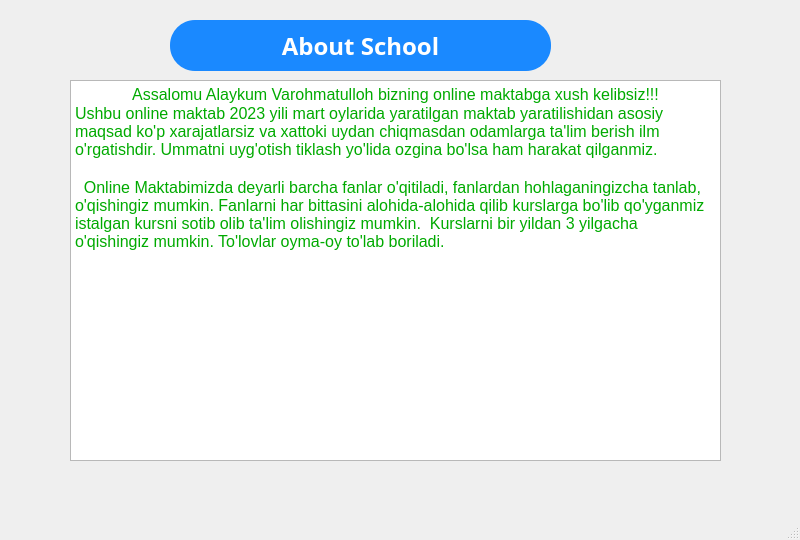
<?xml version="1.0" encoding="UTF-8"?>
<ui version="4.0">
 <class>MainWindow</class>
 <widget class="QMainWindow" name="MainWindow">
  <property name="geometry">
   <rect>
    <x>0</x>
    <y>0</y>
    <width>800</width>
    <height>540</height>
   </rect>
  </property>
  <property name="windowTitle">
   <string>MainWindow</string>
  </property>
  <widget class="QWidget" name="centralwidget">
   <widget class="QTextBrowser" name="textBrowser">
    <property name="geometry">
     <rect>
      <x>70</x>
      <y>80</y>
      <width>651</width>
      <height>381</height>
     </rect>
    </property>
    <property name="html">
     <string>&lt;!DOCTYPE HTML PUBLIC &quot;-//W3C//DTD HTML 4.0//EN&quot; &quot;http://www.w3.org/TR/REC-html40/strict.dtd&quot;&gt;
&lt;html&gt;&lt;head&gt;&lt;meta name=&quot;qrichtext&quot; content=&quot;1&quot; /&gt;&lt;style type=&quot;text/css&quot;&gt;
p, li { white-space: pre-wrap; }
&lt;/style&gt;&lt;/head&gt;&lt;body style=&quot; font-family:'MS Shell Dlg 2'; font-size:7.8pt; font-weight:400; font-style:normal;&quot;&gt;
&lt;p align=&quot;center&quot; style=&quot; margin-top:0px; margin-bottom:0px; margin-left:0px; margin-right:0px; -qt-block-indent:0; text-indent:0px;&quot;&gt;&lt;span style=&quot; font-size:12pt; color:#00aa00;&quot;&gt;Assalomu Alaykum Varohmatulloh bizning online maktabga xush kelibsiz!!!&lt;/span&gt;&lt;/p&gt;
&lt;p style=&quot; margin-top:0px; margin-bottom:0px; margin-left:0px; margin-right:0px; -qt-block-indent:0; text-indent:0px;&quot;&gt;&lt;span style=&quot; font-size:12pt; color:#00aa00;&quot;&gt;Ushbu online maktab 2023 yili mart oylarida yaratilgan maktab yaratilishidan asosiy maqsad ko'p xarajatlarsiz va xattoki uydan chiqmasdan odamlarga ta'lim berish ilm o'rgatishdir. Ummatni uyg'otish tiklash yo'lida ozgina bo'lsa ham harakat qilganmiz.&lt;/span&gt;&lt;/p&gt;
&lt;p style=&quot;-qt-paragraph-type:empty; margin-top:0px; margin-bottom:0px; margin-left:0px; margin-right:0px; -qt-block-indent:0; text-indent:0px; font-size:12pt; color:#00aa00;&quot;&gt;&lt;br /&gt;&lt;/p&gt;
&lt;p style=&quot; margin-top:0px; margin-bottom:0px; margin-left:0px; margin-right:0px; -qt-block-indent:0; text-indent:0px;&quot;&gt;&lt;span style=&quot; font-size:12pt; color:#00aa00;&quot;&gt;  Online Maktabimizda deyarli barcha fanlar o'qitiladi, fanlardan hohlaganingizcha tanlab, o'qishingiz mumkin. Fanlarni har bittasini alohida-alohida qilib kurslarga bo'lib qo'yganmiz istalgan kursni sotib olib ta'lim olishingiz mumkin.  Kurslarni bir yildan 3 yilgacha o'qishingiz mumkin. To'lovlar oyma-oy to'lab boriladi.&lt;/span&gt;&lt;/p&gt;&lt;/body&gt;&lt;/html&gt;</string>
    </property>
   </widget>
   <widget class="QLabel" name="label">
    <property name="geometry">
     <rect>
      <x>170</x>
      <y>20</y>
      <width>381</width>
      <height>51</height>
     </rect>
    </property>
    <property name="font">
     <font>
      <family>Sitka Display Semibold</family>
      <pointsize>18</pointsize>
      <weight>75</weight>
      <bold>true</bold>
     </font>
    </property>
    <property name="styleSheet">
     <string notr="true">background-color: rgb(26, 137, 255);
color: rgb(255, 255, 255);
border-radius:25px;</string>
    </property>
    <property name="text">
     <string>About School</string>
    </property>
    <property name="alignment">
     <set>Qt::AlignCenter</set>
    </property>
   </widget>
  </widget>
  <widget class="QMenuBar" name="menubar">
   <property name="geometry">
    <rect>
     <x>0</x>
     <y>0</y>
     <width>800</width>
     <height>26</height>
    </rect>
   </property>
  </widget>
  <widget class="QStatusBar" name="statusbar"/>
 </widget>
 <resources/>
 <connections/>
</ui>
